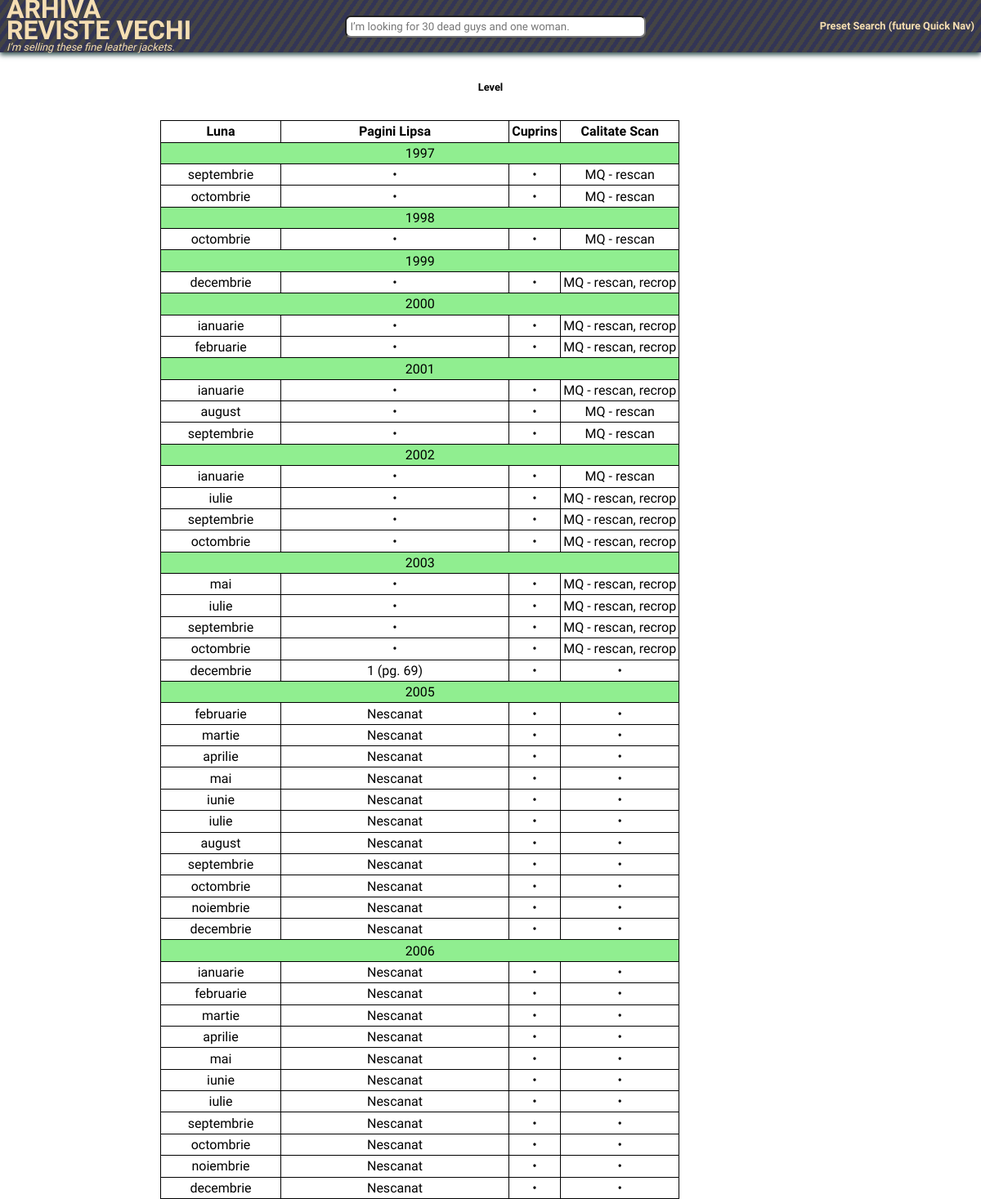
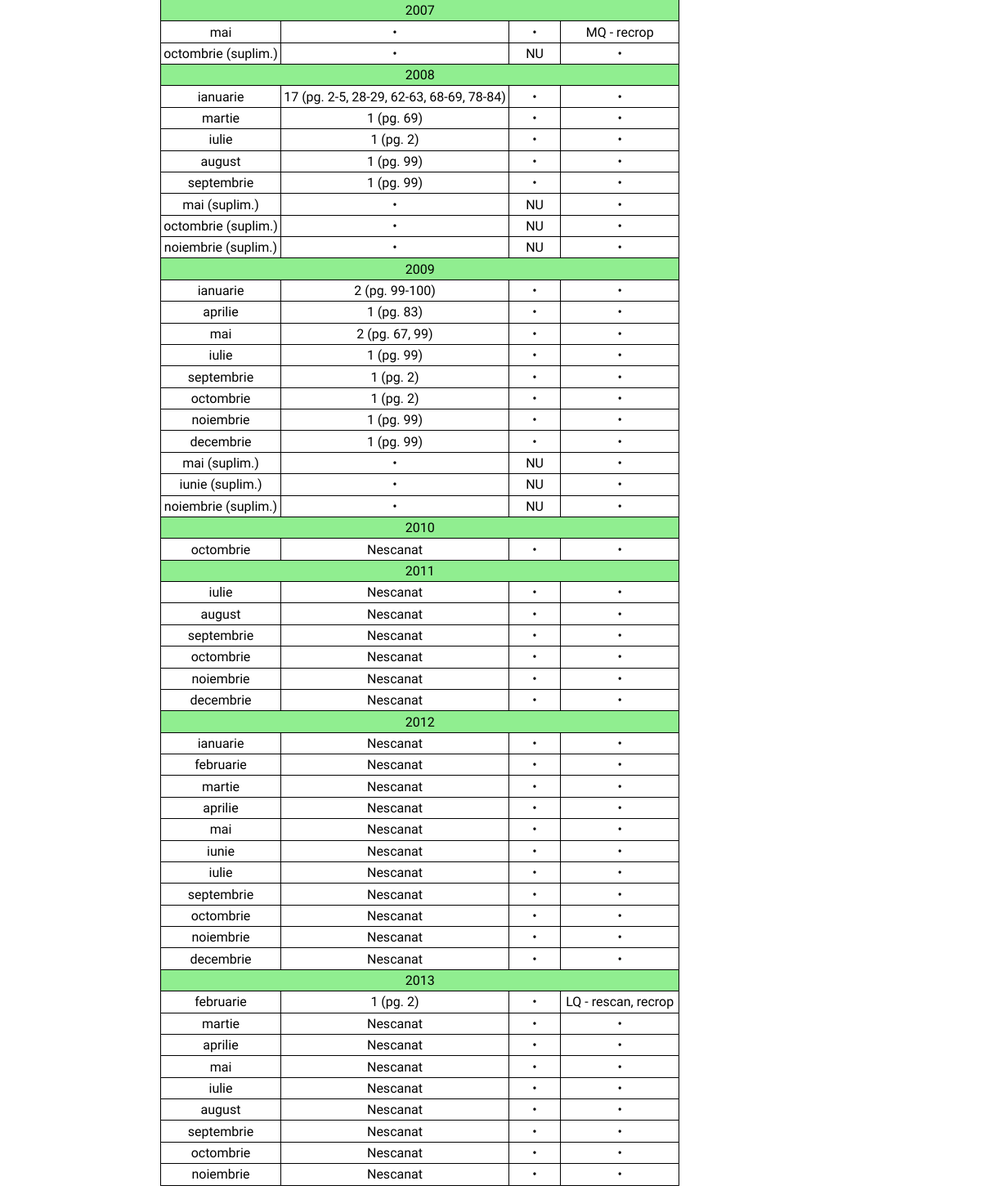
The app's page /arhiva/search.php?type=preset-search&target=scan-status with its own data (2 pictures, top to bottom).
### tables this page shows
CREATE TABLE "editii" (
	`editie_id`	INTEGER PRIMARY KEY AUTOINCREMENT,
	`revista_id`	INTEGER NOT NULL,
	`tip`	TEXT,
	`parinte_editie_id`	TEXT,
	`numar`	INTEGER NOT NULL,
	`an`	INTEGER NOT NULL,
	`luna`	INTEGER NOT NULL,
	`luna_sfarsit`	TEXT,
	`pret`	NUMERIC,
	`nr_pagini`	INTEGER,
	`disc_demo`	TEXT,
	`joc_complet`	TEXT,
	`redactor_sef`	TEXT,
	`editie_link_oficial`	TEXT,
	`editie_observatii`	TEXT,
	`scan_info_nr_pg`	INTEGER,
	`scan_info_pg_lipsa`	TEXT,
	`scan_info_observatii`	TEXT,
	`scan_info_credits`	TEXT,
	FOREIGN KEY(`revista_id`) REFERENCES `reviste`(`revista_id`)
);

### arhiva/bits/search_bit_preset_search.php (called while the page is built, shortened)
<?php
require_once HELPERS . "/HtmlPrinter.php";
function performPresetSearch($params, $db)
{
    $hasOption = !empty($params['option']);
    $option = $hasOption ? $params['option'] : "";
    switch ($params['target']) {
        case "scan-status":
            $dbResult = specialQueryScanStatus($db);
            $dbFiltered = processScanStatusDbResult($dbResult);
            if ($hasOption && $option === 'doku')
                return HtmlPrinter::buildDokuWikiTableFromArray($dbFiltered);
            else
                return HtmlPrinter::buildHtmlTableFromArray($dbFiltered);
    }
}
function processScanStatusDbResult($dbResult) {
    $filteredDbRows = array();
    while ($dbRow = $dbResult->fetchArray(SQLITE3_ASSOC)) {
        $infoRevistaCurenta = array();
        $revista = $dbRow['revista_nume'];
        $an = $dbRow['an'];
        $luna = $dbRow['luna'];
        $tip = $dbRow['tip'];
        $listaPgLipsa = "";
        $dbNrPaginiTotal = $dbRow['nr_pagini'];
        $dbNrPaginiScanate = $dbRow['scan_info_nr_pg'];
        $dbListaPaginiLipsa = $dbRow['scan_info_pg_lipsa'];
        if ($dbNrPaginiScanate < $dbNrPaginiTotal) {
            if (isset($dbListaPaginiLipsa)) $listaPgLipsa = ($dbNrPaginiTotal - $dbNrPaginiScanate) . " (pg. $dbListaPaginiLipsa)";
            else if (empty($dbNrPaginiScanate)) $listaPgLipsa =  "Nescanat";
            else $listaPgLipsa = "???";
        }
        $areCuprins = true;
        $nrArticole = $dbRow['nr_articole'];
        if ($nrArticole == 0) {
            $areCuprins = false;
        }
        $calitateScan = $dbRow['scan_info_observatii'];
        if (!startsWith($calitateScan, 'LQ') && !startsWith($calitateScan, 'MQ')) {
            unset($calitateScan);
        }
        if (!empty($listaPgLipsa) || !$areCuprins || !empty($calitateScan)) {
            $infoRevistaCurenta['An'] = $an;
            $infoRevistaCurenta['Luna'] = convertLuna($luna) . convertTipPublicatie($tip);
            $infoRevistaCurenta['Pagini Lipsa'] = empty($listaPgLipsa) ? "&bull;" : $listaPgLipsa;
            $infoRevistaCurenta['Cuprins'] = $areCuprins ? "&bull;" : "NU";
            $infoRevistaCurenta['Calitate Scan'] = empty($calitateScan) ? "&bull;" : $calitateScan;
            $filteredDbRows[$revista][] = $infoRevistaCurenta;
        }
    }
    return $filteredDbRows;
}
function specialQueryScanStatus($db)
{
    return $db->directQuery("
            SELECT r.revista_nume, r.aparitii,
                e.editie_id, e.tip, e.numar, e.an, e.luna,
                e.luna_sfarsit, e.nr_pagini, e.scan_info_nr_pg,
                e.scan_info_pg_lipsa, e.scan_info_observatii,
                COUNT(a.articol_id) AS nr_articole
            FROM editii e
            LEFT JOIN reviste r USING ('revista_id')
            LEFT JOIN articole a USING ('editie_id')
            WHERE e.numar <> ''
            GROUP BY editie_id
            ORDER BY r.revista_nume, e.an, e.tip, e.numar
        ");
}

### arhiva/search.php (called while the page is built, shortened)
<?php
require("../resources/config.php");
require_once HELPERS . "/h_misc.php";
$urlWithParams = $_SERVER['REQUEST_URI'];
$paramsRaw = parse_url($urlWithParams, PHP_URL_QUERY);
if (empty($paramsRaw)) {
    $presetSearchContent = buildHtmlPresetSearch();
} else {
    parse_str($paramsRaw, $params);
    $pageContent = processSearchRequest($params, $db);
}
include_once HTMLLIB . "/view_simple.php";
function processSearchRequest($params, $db)
{
    $searchType = !empty($params['type']) ? $params['type'] : "";
    switch($searchType)
    {
        case "preset-search":
            include ARHIVABITS . "/search_bit_preset_search.php";
            return performPresetSearch($params, $db);
    }
}

### resources/db/DBC.php (called while the page is built, shortened)
<?php
class DBC
{
    public $db;
    public function __construct($dbFile)
    {
        $this->db = new \SQLite3($dbFile, SQLITE3_OPEN_READONLY) or die;
    }
    public function directQuery($query)
    {
        return $this->db->query($query);
    }
}

### resources/config.php (called while the page is built, shortened)
<?php
require_once DB_DIR . "/DBC.php";
$db = new DBC(DB_FILE);

### lib/helpers/h_misc.php (called while the page is built, shortened)
<?php
function convertLuna($lunaNumar) {
    switch ($lunaNumar) {
        case 1:  return "ianuarie";
        case 2:  return "februarie";
        case 3:  return "martie";
        case 4:  return "aprilie";
        case 5:  return "mai";
        case 6:  return "iunie";
        case 7:  return "iulie";
        case 8:  return "august";
        case 9:  return "septembrie";
        case 10: return "octombrie";
        case 11: return "noiembrie";
        case 12: return "decembrie";
    }
    return $lunaNumar;
}
function convertTipPublicatie($tip)
{
    switch($tip) {
        case "revista"   : return "";
        case "supliment" : return " (suplim.)";
    }
}
function startsWith($haystack, $needle) {
    $length = strlen($needle);
    return (substr($haystack, 0, $length) === $needle);
}

### lib/helpers/HtmlPrinter.php (the view, shortened to what this page needs)
<?php
class HtmlPrinter {
    static function buildHtmlTableFromArray($arrToDisplay) {
        $rezultatFinal = "";
        foreach ($arrToDisplay as $numeRevistaCurenta => $arrRevistaCurenta) {
            $rezultatFinal .= "<h2>$numeRevistaCurenta</h2>" . "<br>";
            $headerTabel = "<tr>";
            $arrKeys = array_keys($arrRevistaCurenta[0]);
            foreach($arrKeys as $key) {
                if ($key === 'An') continue;
                $headerTabel .= "<th>$key</th>";
            }
            $headerTabel .= "</tr>";
            $randuriTabel = "";
            $anulCurent = "";
            foreach ($arrRevistaCurenta as $arrRow) {
                if ($arrRow['An'] != $anulCurent) {
                    $randuriTabel .= '<tr class = "empty-row"><td colspan="' . count($arrKeys) . '">' . $arrRow['An'] . '</td></tr>' . PHP_EOL;
                    $anulCurent = $arrRow['An'];
                }
                $htmlRow = "<tr>";
                foreach($arrKeys as $key) {
                    if ($key === 'An') continue;
                    $htmlRow .= "<td>$arrRow[$key]</td>";
                }
                $htmlRow .= "</tr>";
                $randuriTabel .= $htmlRow . PHP_EOL;
            }
            $tabel = "<div><table>" . PHP_EOL;
            $tabel .= $headerTabel . PHP_EOL;
            $tabel .= $randuriTabel . PHP_EOL;
            $tabel .= "</table></div>" . PHP_EOL;
            $rezultatFinal .= $tabel;
        }
        return $rezultatFinal;
    }
}

### html/view_simple.php (shortened to what this page needs)
<!DOCTYPE html>
<html>
<head>
    <link rel="stylesheet" href="<?php echo CSSLIB.'/stylesheet_basic.css'; ?>" >
</head>
<body>
    <?php include HTMLBITS . "/html_bit_header_home_link.php"; ?><br>
    <?php include HTMLBITS . "/html_bit_search.php"; ?><br>
    <div class = "page-content">
        <?php echo isset($pageContent) ? $pageContent : "" ?>
    </div>
</body>
</html>

### html/bits/html_bit_header_home_link.php (shortened to what this page needs)
<?php
    $homeLink = ROOT . "/index.php";
    $siteTag  = SITE_TAG;
?>
<div class = "home-link-container">
    <?php
        echo "<a class = 'home-link' href='$homeLink'>"; ?>
            <div>
                <h2 class = 'home-link-logo'>
                </h2>
                <p class = "home-link-tag">
                    <?php
                        if (isset($siteTag)) echo $siteTag;
                    ?>
                </p>
            </div>
    <?php echo "</a>"?>
    <h2 class = "home-nav-search"><?php if (empty($suppresMainHeaderSearch)) echo buildHtmlSimpleSearch(); ?></h2>
    <h2 class = "home-nav-preset-search" >
        <a href = "<?php echo ARHIVA . "/search.php" ?> ">Preset Search (future Quick Nav)</a>
    </h2>
</div>
<?php
function buildHtmlSimpleSearch()
{
    $searchPage = ARHIVA . "/search.php";
    $searchHint = SEARCH_HINT;
    return <<<START_HTML
	<form action = "$searchPage">
		 <input type = "text" class = "home-nav-search-box" name = "filter" placeholder = "$searchHint"/>
         <input type = "submit" value = "Cauta" style = "display: none"/>
      </form>
START_HTML;
}
?>

### html/css/stylesheet_basic.css (style rules this page uses)
* { margin-top: 0; margin-bottom: 0; font-family: 'Roboto Condensed', sans-serif; }
body { margin: 0; }
h1, h2 { text-align: center; }
div.home-link-container { margin-top: 0; margin-bottom: 0; height: 3em; padding: 0.5em; background-color: steelblue; background: repeating-linear-gradient( -55deg, #333555, #333555 5px, #444 5px, #444 10px ); box-shadow: 0 3px 6px darkslategrey; position: relative; z-index:999; display: flex; justify-content:center; align-items: center; }
.home-link { margin-right: auto; text-align: left; width: 20%; }
.home-link-logo { font-weight: bold; font-size: 2em; text-align: left; }
.home-link-tag { font-size: 0.8em; font-style: italic; }
.home-link-container a { text-decoration-line: none; color: wheat; text-align: left; }
.home-nav-search { width: 30%; }
.home-nav-search-box { border-radius: 7px; width: 100%; padding: 0.3em; }
.home-nav-preset-search { width: 20%; margin-left: auto; text-align: right; color: wheat; }
div.card-container, div.search-container, div.page-content { width: 70%; margin: 0 auto; text-align: center; }
div.reviste-cards h1,h2 { font-size: 1em; line-height: 1; }
div.reviste-cards-search h1,h2 { font-size: 0.8em; line-height: 0.8; }
table, th, td { text-align: center; border: 1px solid black; border-collapse: collapse; min-height: 1em; margin: 1em; padding: 0.2em; }
tr.empty-row { background-color: lightgreen; }

### records on screen
editii: an "1998", scan_info_observatii "MQ - rescan"
editii: an "1999", scan_info_observatii "MQ - rescan, recrop"
editii: an "2001", scan_info_observatii "MQ - rescan, recrop"
editii: an "2002", scan_info_observatii "MQ - rescan"
editii: an "2007", scan_info_observatii "MQ - recrop"
editii: an "2013", scan_info_observatii "LQ - rescan, recrop"

### other values on screen
$siteTag "I’m selling these fine leather jackets."
$numeRevistaCurenta "Level"
$key "Luna"
$key "Pagini Lipsa"
$key "Cuprins"
$key "Calitate Scan"
$arrRow['An'] "1997 2000 2003 2005 2006 2008 2009 2010 2011 2012"
$arrRow[$key] "septembrie"
$arrRow[$key] "•"
$arrRow[$key] "MQ - rescan"
$arrRow[$key] "octombrie"
$arrRow[$key] "decembrie"
$arrRow[$key] "ianuarie"
$arrRow[$key] "MQ - rescan, recrop"
$arrRow[$key] "februarie"
